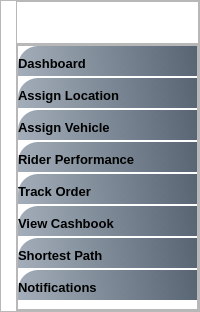
     <widget class="QStackedWidget" name="LeftMenu">
      <property name="maximumSize">
       <size>
        <width>220</width>
        <height>16777215</height>
       </size>
      </property>
      <property name="currentIndex">
       <number>0</number>
      </property>
      <widget class="QWidget" name="SalesAgent_SideBar">
       <property name="styleSheet">
        <string notr="true">#widget_41{
background-color:#ffffff;
}
#btn_AssignLocation,#btn_AssignVehicle,#btn_RiderPerformance,#btn_TrackOrder,#btn_ViewCashbook,#btn_ShortestPath,#btn_Notification,#btn_Dashboard{
background-color:qlineargradient(spread:pad,x1:0,y1:0.505682,x2:1,y2:0.477,stop:0 rgba(20,47,78,100),stop:1 rgba(85,98,112,250));
padding:10px,5px;
text-align:left;
border-top-left-radius:20px;
}
#btn_MarkAttendance{
background-color:qlineargradient(spread:pad,x1:0,y1:0.505682,x2:1,y2:0.477,stop:0 rgba(20,47,78,100),stop:1 rgba(85,98,112,250));

border-radius:20px;
}
#btn_AssignLocation:hover,#btn_AssignVehicle:hover,#btn_RiderPerformance:hover,#btn_TrackOrder:hover,#btn_ViewCashbook:hover,#btn_ShortestPath:hover,#btn_Notification:hover,#btn_Dashboard:hover{
background-color:#ececec;
}</string>
       </property>
       <layout class="QVBoxLayout" name="verticalLayout_42">
        <property name="spacing">
         <number>0</number>
        </property>
        <property name="leftMargin">
         <number>0</number>
        </property>
        <property name="topMargin">
         <number>0</number>
        </property>
        <property name="rightMargin">
         <number>0</number>
        </property>
        <property name="bottomMargin">
         <number>0</number>
        </property>
        <item>
         <widget class="QWidget" name="widget_41" native="true">
          <layout class="QVBoxLayout" name="verticalLayout_47">
           <property name="spacing">
            <number>0</number>
           </property>
           <property name="leftMargin">
            <number>0</number>
           </property>
           <property name="topMargin">
            <number>0</number>
           </property>
           <property name="rightMargin">
            <number>0</number>
           </property>
           <property name="bottomMargin">
            <number>0</number>
           </property>
           <item>
            <widget class="QFrame" name="frame_15">
             <property name="maximumSize">
              <size>
               <width>220999</width>
               <height>16777215</height>
              </size>
             </property>
             <property name="frameShape">
              <enum>QFrame::StyledPanel</enum>
             </property>
             <property name="frameShadow">
              <enum>QFrame::Raised</enum>
             </property>
             <layout class="QVBoxLayout" name="verticalLayout_43">
              <property name="spacing">
               <number>0</number>
              </property>
              <property name="leftMargin">
               <number>15</number>
              </property>
              <property name="topMargin">
               <number>0</number>
              </property>
              <property name="rightMargin">
               <number>0</number>
              </property>
              <property name="bottomMargin">
               <number>0</number>
              </property>
              <item alignment="Qt::AlignTop">
               <widget class="QFrame" name="frame_17">
                <property name="font">
                 <font>
                  <pointsize>15</pointsize>
                  <weight>75</weight>
                  <bold>true</bold>
                 </font>
                </property>
                <property name="frameShape">
                 <enum>QFrame::StyledPanel</enum>
                </property>
                <property name="frameShadow">
                 <enum>QFrame::Raised</enum>
                </property>
                <layout class="QHBoxLayout" name="horizontalLayout_63">
                 <property name="rightMargin">
                  <number>0</number>
                 </property>
                 <item>
                  <widget class="QLabel" name="label_25">
                   <property name="maximumSize">
                    <size>
                     <width>150</width>
                     <height>150</height>
                    </size>
                   </property>
                   <property name="font">
                    <font>
                     <pointsize>15</pointsize>
                     <weight>75</weight>
                     <bold>true</bold>
                    </font>
                   </property>
                   <property name="midLineWidth">
                    <number>0</number>
                   </property>
                   <property name="text">
                    <string/>
                   </property>
                   <property name="pixmap">
                    <pixmap resource="Resource.qrc">:/LOGO/Graphics/ARM_LOGO_Crop.png</pixmap>
                   </property>
                   <property name="scaledContents">
                    <bool>true</bool>
                   </property>
                  </widget>
                 </item>
                </layout>
               </widget>
              </item>
              <item>
               <widget class="QFrame" name="frame_18">
                <property name="sizePolicy">
                 <sizepolicy hsizetype="Preferred" vsizetype="Expanding">
                  <horstretch>0</horstretch>
                  <verstretch>0</verstretch>
                 </sizepolicy>
                </property>
                <property name="frameShape">
                 <enum>QFrame::StyledPanel</enum>
                </property>
                <property name="frameShadow">
                 <enum>QFrame::Raised</enum>
                </property>
                <layout class="QVBoxLayout" name="verticalLayout_44">
                 <property name="spacing">
                  <number>0</number>
                 </property>
                 <property name="leftMargin">
                  <number>0</number>
                 </property>
                 <property name="topMargin">
                  <number>0</number>
                 </property>
                 <property name="rightMargin">
                  <number>0</number>
                 </property>
                 <property name="bottomMargin">
                  <number>0</number>
                 </property>
                 <item alignment="Qt::AlignTop">
                  <widget class="QFrame" name="frame_19">
                   <property name="frameShape">
                    <enum>QFrame::StyledPanel</enum>
                   </property>
                   <property name="frameShadow">
                    <enum>QFrame::Raised</enum>
                   </property>
                   <layout class="QVBoxLayout" name="verticalLayout_2">
                    <property name="spacing">
                     <number>2</number>
                    </property>
                    <property name="leftMargin">
                     <number>0</number>
                    </property>
                    <property name="topMargin">
                     <number>0</number>
                    </property>
                    <property name="rightMargin">
                     <number>0</number>
                    </property>
                    <item>
                     <widget class="QPushButton" name="btn_Dashboard">
                      <property name="font">
                       <font>
                        <pointsize>10</pointsize>
                        <weight>75</weight>
                        <bold>true</bold>
                       </font>
                      </property>
                      <property name="text">
                       <string>Dashboard</string>
                      </property>
                      <property name="icon">
                       <iconset resource="Resource.qrc">
                        <normaloff>:/White Icons/Graphics/featherBlack/dashboard.png</normaloff>:/White Icons/Graphics/featherBlack/dashboard.png</iconset>
                      </property>
                      <property name="iconSize">
                       <size>
                        <width>24</width>
                        <height>24</height>
                       </size>
                      </property>
                      <property name="shortcut">
                       <string>Ctrl+S</string>
                      </property>
                     </widget>
                    </item>
                    <item>
                     <widget class="QPushButton" name="btn_AssignLocation">
                      <property name="font">
                       <font>
                        <pointsize>10</pointsize>
                        <weight>75</weight>
                        <bold>true</bold>
                       </font>
                      </property>
                      <property name="text">
                       <string>Assign Location</string>
                      </property>
                      <property name="icon">
                       <iconset resource="Resource.qrc">
                        <normaloff>:/White Icons/Graphics/featherBlack/pin.png</normaloff>:/White Icons/Graphics/featherBlack/pin.png</iconset>
                      </property>
                      <property name="iconSize">
                       <size>
                        <width>24</width>
                        <height>24</height>
                       </size>
                      </property>
                     </widget>
                    </item>
                    <item>
                     <widget class="QPushButton" name="btn_AssignVehicle">
                      <property name="font">
                       <font>
                        <pointsize>10</pointsize>
                        <weight>75</weight>
                        <bold>true</bold>
                       </font>
                      </property>
                      <property name="text">
                       <string>Assign Vehicle</string>
                      </property>
                      <property name="icon">
                       <iconset resource="Resource.qrc">
                        <normaloff>:/White Icons/Graphics/featherBlack/car.png</normaloff>:/White Icons/Graphics/featherBlack/car.png</iconset>
                      </property>
                      <property name="iconSize">
                       <size>
                        <width>24</width>
                        <height>24</height>
                       </size>
                      </property>
                     </widget>
                    </item>
                    <item>
                     <widget class="QPushButton" name="btn_RiderPerformance">
                      <property name="font">
                       <font>
                        <family>Segoe UI</family>
                        <pointsize>10</pointsize>
                        <weight>75</weight>
                        <bold>true</bold>
                       </font>
                      </property>
                      <property name="text">
                       <string>Rider Performance</string>
                      </property>
                      <property name="icon">
                       <iconset resource="Resource.qrc">
                        <normaloff>:/White Icons/Graphics/featherBlack/sales.png</normaloff>:/White Icons/Graphics/featherBlack/sales.png</iconset>
                      </property>
                      <property name="iconSize">
                       <size>
                        <width>24</width>
                        <height>24</height>
                       </size>
                      </property>
                     </widget>
                    </item>
                    <item>
                     <widget class="QPushButton" name="btn_TrackOrder">
                      <property name="font">
                       <font>
                        <pointsize>10</pointsize>
                        <weight>75</weight>
                        <bold>true</bold>
                       </font>
                      </property>
                      <property name="text">
                       <string>Track Order</string>
                      </property>
                      <property name="icon">
                       <iconset resource="Resource.qrc">
                        <normaloff>:/White Icons/Graphics/featherBlack/warehouse.png</normaloff>:/White Icons/Graphics/featherBlack/warehouse.png</iconset>
                      </property>
                      <property name="iconSize">
                       <size>
                        <width>24</width>
                        <height>24</height>
                       </size>
                      </property>
                     </widget>
                    </item>
                    <item>
                     <widget class="QPushButton" name="btn_ViewCashbook">
                      <property name="font">
                       <font>
                        <pointsize>10</pointsize>
                        <weight>75</weight>
                        <bold>true</bold>
                       </font>
                      </property>
                      <property name="text">
                       <string>View Cashbook</string>
                      </property>
                      <property name="icon">
                       <iconset resource="Resource.qrc">
                        <normaloff>:/White Icons/Graphics/featherBlack/price-list.png</normaloff>:/White Icons/Graphics/featherBlack/price-list.png</iconset>
                      </property>
                      <property name="iconSize">
                       <size>
                        <width>24</width>
                        <height>24</height>
                       </size>
                      </property>
                     </widget>
                    </item>
                    <item>
                     <widget class="QPushButton" name="btn_ShortestPath">
                      <property name="font">
                       <font>
                        <pointsize>10</pointsize>
                        <weight>75</weight>
                        <bold>true</bold>
                       </font>
                      </property>
                      <property name="text">
                       <string>Shortest Path</string>
                      </property>
                      <property name="icon">
                       <iconset resource="Resource.qrc">
                        <normaloff>:/White Icons/Graphics/featherBlack/finish.png</normaloff>:/White Icons/Graphics/featherBlack/finish.png</iconset>
                      </property>
                      <property name="iconSize">
                       <size>
                        <width>24</width>
                        <height>24</height>
                       </size>
                      </property>
                     </widget>
                    </item>
                    <item>
                     <widget class="QPushButton" name="btn_Notification">
                      <property name="font">
                       <font>
                        <pointsize>10</pointsize>
                        <weight>75</weight>
                        <bold>true</bold>
                       </font>
                      </property>
                      <property name="text">
                       <string>Notifications</string>
                      </property>
                      <property name="icon">
                       <iconset resource="Resource.qrc">
                        <normaloff>:/White Icons/Graphics/featherBlack/notification.png</normaloff>:/White Icons/Graphics/featherBlack/notification.png</iconset>
                      </property>
                      <property name="iconSize">
                       <size>
                        <width>24</width>
                        <height>24</height>
                       </size>
                      </property>
                     </widget>
                    </item>
                   </layout>
                  </widget>
                 </item>
                </layout>
               </widget>
              </item>
             </layout>
            </widget>
           </item>
          </layout>
         </widget>
        </item>
       </layout>
      </widget>
     </widget>
